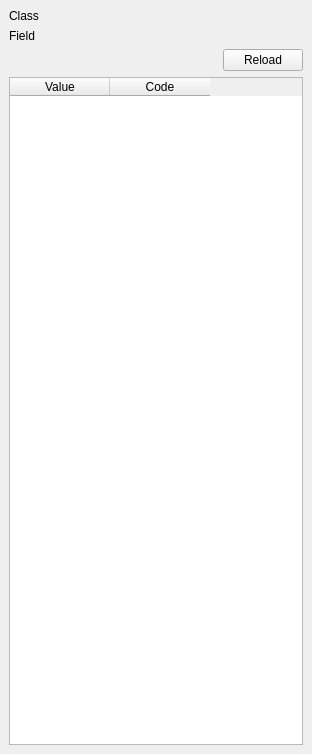
<?xml version="1.0" encoding="UTF-8"?>
<ui version="4.0">
 <class>DockWidget</class>
 <widget class="QDockWidget" name="DockWidget">
  <property name="geometry">
   <rect>
    <x>0</x>
    <y>0</y>
    <width>312</width>
    <height>754</height>
   </rect>
  </property>
  <property name="sizePolicy">
   <sizepolicy hsizetype="Minimum" vsizetype="Preferred">
    <horstretch>0</horstretch>
    <verstretch>0</verstretch>
   </sizepolicy>
  </property>
  <property name="windowTitle">
   <string>DSGTools: Code List Viewer</string>
  </property>
  <widget class="QWidget" name="dockWidgetContents">
   <layout class="QGridLayout" name="gridLayout">
    <item row="1" column="0">
     <spacer name="horizontalSpacer">
      <property name="orientation">
       <enum>Qt::Horizontal</enum>
      </property>
      <property name="sizeHint" stdset="0">
       <size>
        <width>40</width>
        <height>20</height>
       </size>
      </property>
     </spacer>
    </item>
    <item row="1" column="1">
     <widget class="QPushButton" name="refreshButton">
      <property name="text">
       <string>Reload</string>
      </property>
     </widget>
    </item>
    <item row="2" column="0" colspan="2">
     <widget class="QTableWidget" name="tableWidget">
      <column>
       <property name="text">
        <string>Value</string>
       </property>
      </column>
      <column>
       <property name="text">
        <string>Code</string>
       </property>
      </column>
     </widget>
    </item>
    <item row="0" column="0" colspan="2">
     <layout class="QHBoxLayout" name="horizontalLayout">
      <item>
       <layout class="QVBoxLayout" name="verticalLayout">
        <item>
         <widget class="QLabel" name="label_2">
          <property name="sizePolicy">
           <sizepolicy hsizetype="Minimum" vsizetype="Preferred">
            <horstretch>0</horstretch>
            <verstretch>0</verstretch>
           </sizepolicy>
          </property>
          <property name="maximumSize">
           <size>
            <width>40</width>
            <height>16777215</height>
           </size>
          </property>
          <property name="text">
           <string>Class</string>
          </property>
         </widget>
        </item>
        <item>
         <widget class="QLabel" name="label">
          <property name="sizePolicy">
           <sizepolicy hsizetype="Minimum" vsizetype="Preferred">
            <horstretch>0</horstretch>
            <verstretch>0</verstretch>
           </sizepolicy>
          </property>
          <property name="maximumSize">
           <size>
            <width>40</width>
            <height>16777215</height>
           </size>
          </property>
          <property name="text">
           <string>Field</string>
          </property>
         </widget>
        </item>
       </layout>
      </item>
      <item>
       <layout class="QVBoxLayout" name="verticalLayout_2">
        <item>
         <widget class="DsgCustomComboBox" name="classComboBox" native="true">
          <property name="sizePolicy">
           <sizepolicy hsizetype="Ignored" vsizetype="Fixed">
            <horstretch>0</horstretch>
            <verstretch>0</verstretch>
           </sizepolicy>
          </property>
         </widget>
        </item>
        <item>
         <widget class="DsgCustomComboBox" name="comboBox" native="true">
          <property name="sizePolicy">
           <sizepolicy hsizetype="Ignored" vsizetype="Fixed">
            <horstretch>0</horstretch>
            <verstretch>0</verstretch>
           </sizepolicy>
          </property>
         </widget>
        </item>
       </layout>
      </item>
     </layout>
    </item>
   </layout>
  </widget>
 </widget>
 <customwidgets>
  <customwidget>
   <class>DsgCustomComboBox</class>
   <extends>QWidget</extends>
   <header>DsgTools.gui.CustomWidgets.BasicInterfaceWidgets.dsgCustomComboBox.h</header>
   <container>1</container>
  </customwidget>
 </customwidgets>
 <resources/>
 <connections/>
</ui>
